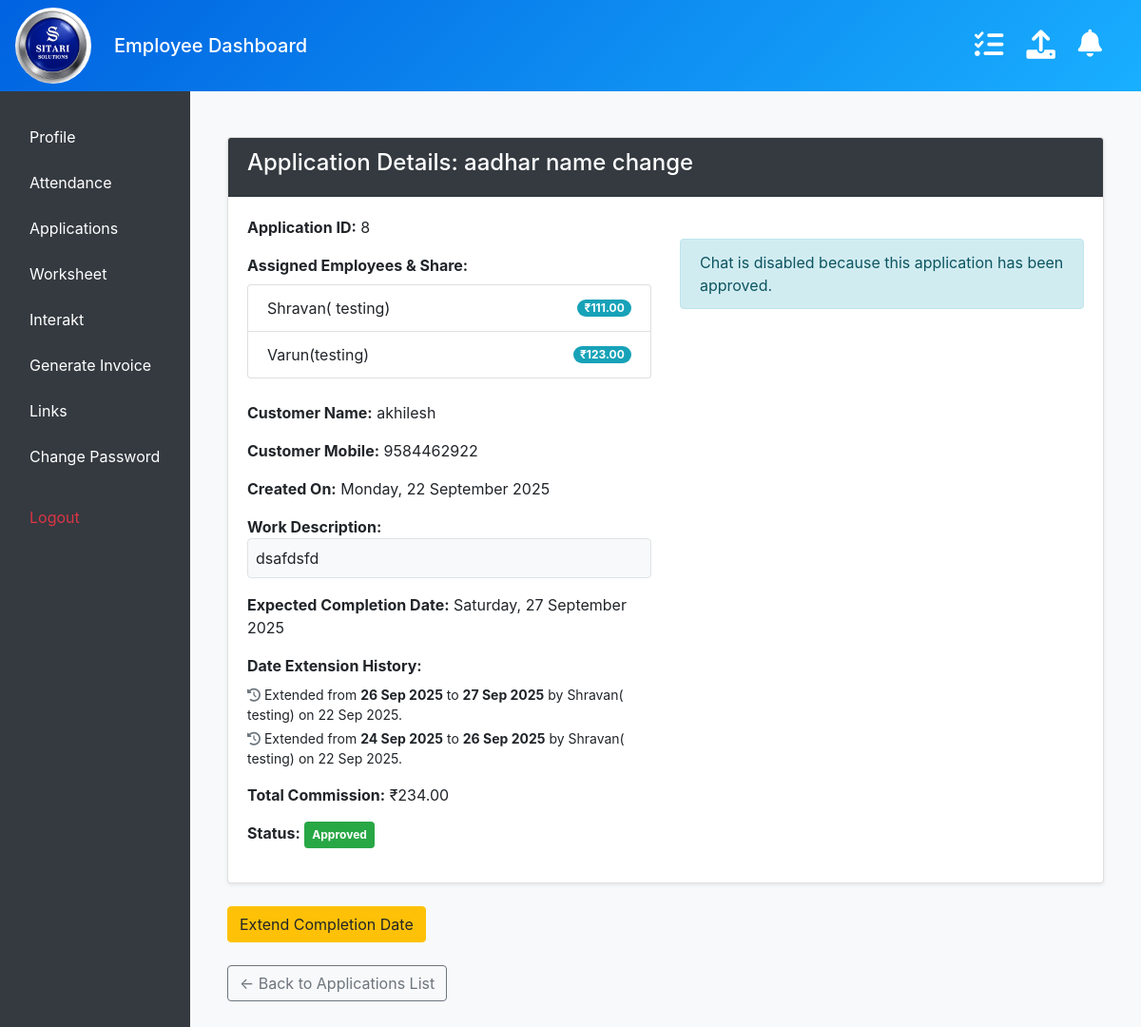
/applications/8/ (signed in), run on an earlier commit of the app's database.
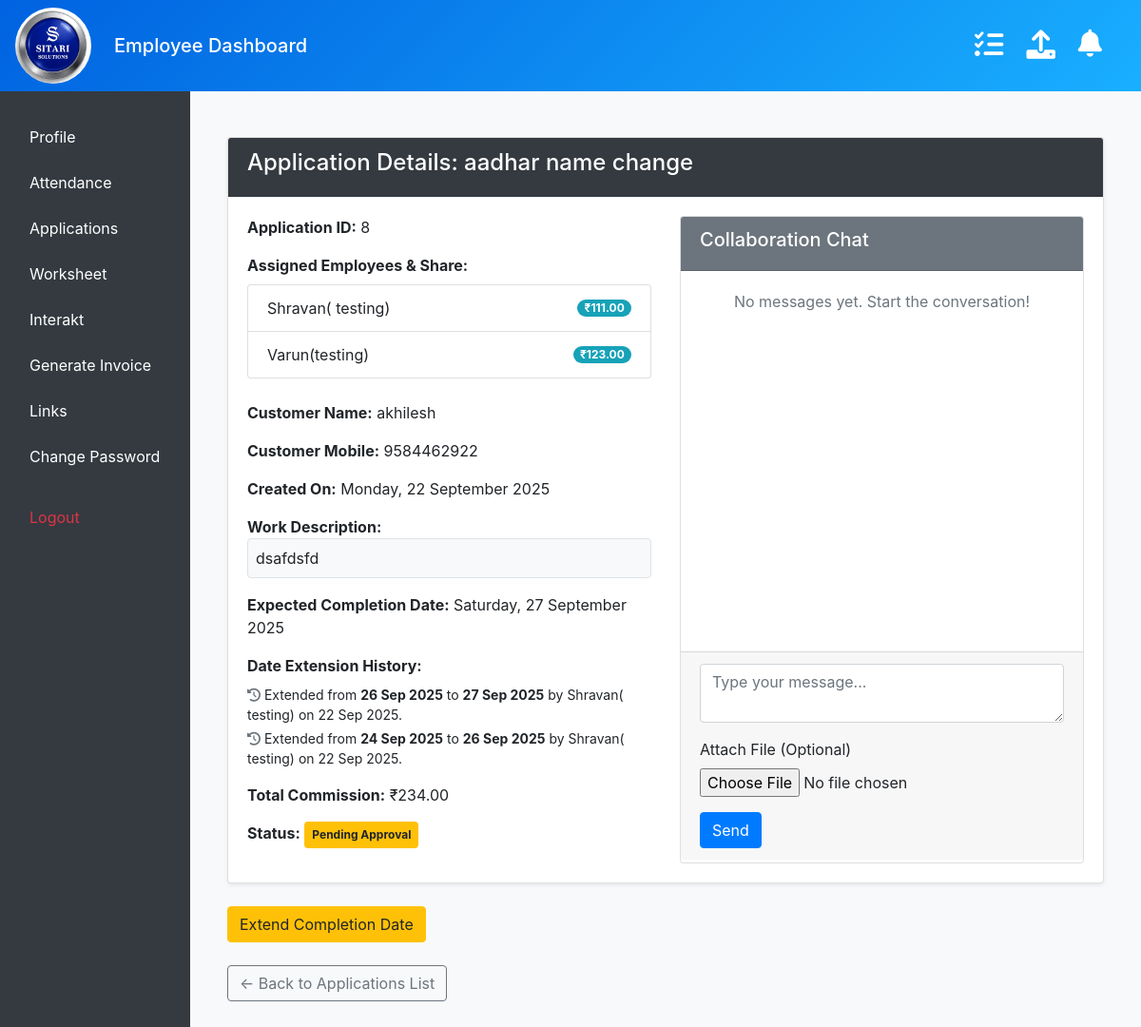
And on a later commit of the database.
### management/models.py (models this page shows, shortened)
class Application(models.Model):
    id = models.AutoField(primary_key=True)
    date_created = models.DateTimeField(auto_now_add=True)
    application_name = models.CharField(max_length=255)
    customer_name = models.CharField(max_length=150)
    customer_mobile_number = models.CharField(max_length=15)
    description = models.TextField()
    expected_date_of_completion = models.DateField(
        null=True, blank=True, help_text="Expected date to complete the work"
    )
    total_commission = models.DecimalField(max_digits=10, decimal_places=2)
    approved = models.BooleanField(default=False)
    assigned_employees = models.ManyToManyField(Employee, through='ApplicationAssignment', related_name='applications')

class ApplicationAssignment(models.Model):
    application = models.ForeignKey(Application, on_delete=models.CASCADE)
    employee = models.ForeignKey(Employee, on_delete=models.CASCADE)
    commission_amount = models.DecimalField(
        max_digits=10, decimal_places=2, default=0, help_text="The exact commission amount for this employee"
    )
    class Meta:
        unique_together = ('application', 'employee')

class Employee(models.Model):
    employee_id = models.AutoField(primary_key=True)
    name = models.CharField(max_length=150)
    mobile_number = models.CharField(max_length=15, unique=True)
    salary = models.DecimalField(max_digits=10, decimal_places=2)
    pf = models.DecimalField("Provident Fund (PF)", max_digits=10, decimal_places=2, null=True, blank=True)
    esi = models.DecimalField("Employee State Insurance (ESI)", max_digits=10, decimal_places=2, null=True, blank=True)
    joining_date = models.DateField()
    department = models.ForeignKey('Department', null=True, blank=True, on_delete=models.SET_NULL, related_name='employees')
    working_start_time = models.TimeField(null=True, blank=True)
    working_end_time = models.TimeField(null=True, blank=True)
    password = models.CharField(max_length=128, default="123")
    assigned_links = models.ManyToManyField(
        ManagedLink,
        blank=True,
        related_name="assigned_employees"
    )
    advances = models.DecimalField(
        "Current Advance",
        max_digits=10,
        decimal_places=2,
        default=0,
        help_text="Total outstanding advance amount taken by the employee."
    )

class ApplicationDateExtension(models.Model):
    application = models.ForeignKey(Application, on_delete=models.CASCADE, related_name='date_extensions')
    previous_date = models.DateField(null=True, blank=True)
    new_date = models.DateField()
    extended_by = models.ForeignKey(Employee, on_delete=models.SET_NULL, null=True)
    timestamp = models.DateTimeField(auto_now_add=True)
    class Meta:
        ordering = ['-timestamp']

### management/views.py (the view)
    def wrapped_view(request, *args, **kwargs):
        employee = get_logged_in_employee(request)
        if not employee:
            messages.error(request, "You must be logged in to view this page.")
            return redirect('login') # Make sure you have a 'login' URL name
        return view_func(request, employee, *args, **kwargs)

### management/context_processors.py (called while the page is built)
def notifications_context(request):
    if request.session.get('employee_id'):
        employee_id = request.session.get('employee_id')
        count = UserNotificationStatus.objects.filter(employee_id=employee_id, is_read=False).count()
        return {'unread_notification_count': count}
    return {'unread_notification_count': 0}

### management/ip_restriction.py (called while the page is built)
def get_client_ip(request):
    x_forwarded_for = request.META.get('HTTP_X_FORWARDED_FOR')
    if x_forwarded_for:
        ip = x_forwarded_for.split(',')[0].strip()
    else:
        ip = request.META.get('REMOTE_ADDR')
    return ip

    def __call__(self, request):
        ip = get_client_ip(request)
        if not self.is_ip_allowed(ip):
            logger.warning(f"Access denied for IP: {ip}")
            return HttpResponseForbidden("Access denied.")
        response = self.get_response(request)
        return response

### management/models.py (called while the page is built)
    def __str__(self):
        return self.name

### management/templatetags/upload_tags.py (called while the page is built)
@register.simple_tag
def get_upload_form():
    return EmployeeUploadForm()

### management/views.py (called while the page is built)
def get_logged_in_employee(request):
    employee_id = request.session.get('employee_id')
    if not employee_id:
        return None
    try:
        return Employee.objects.get(employee_id=employee_id)
    except Employee.DoesNotExist:
        return None

def require_employee(view_func):
    def wrapped_view(request, *args, **kwargs):
        employee = get_logged_in_employee(request)
        if not employee:
            messages.error(request, "You must be logged in to view this page.")
            return redirect('login') # Make sure you have a 'login' URL name
        return view_func(request, employee, *args, **kwargs)
    return wrapped_view

### management/templates/application_detail.html (shortened to what this page needs)
{% extends "masteremployee.html" %}
{% block content %}
<div class="container my-4">
    <div class="card shadow-sm">
        <div class="card-header bg-dark text-white">
            <h4>Application Details: {{ application.application_name }}</h4>
        </div>
        <div class="card-body">
            <div class="row">
                <div class="col-md-6">
                    <p><strong>Application ID:</strong> {{ application.id }}</p>
                    <div><strong>Assigned Employees & Share:</strong>
                        <ul class="list-group mt-2">
                            {% for assignment in assignments %}
                            <li class="list-group-item d-flex justify-content-between align-items-center">
                                {{ assignment.employee.name }}
                                <span class="badge badge-info badge-pill">₹{{ assignment.commission_amount|floatformat:2 }}</span>
                            </li>
                            {% endfor %}
                        </ul>
                    </div><br>
                    <p><strong>Customer Name:</strong> {{ application.customer_name }}</p>
                    <p><strong>Customer Mobile:</strong> {{ application.customer_mobile_number }}</p>
                    <p><strong>Created On:</strong> {{ application.date_created|date:"l, d F Y" }}</p>
                    <strong>Work Description:</strong>
                    <p class="border p-2 bg-light rounded">{{ application.description|linebreaksbr }}</p>
                    <p><strong>Expected Completion Date:</strong>
    {% if application.expected_date_of_completion %}
        {{ application.expected_date_of_completion|date:"l, d F Y" }}
    {% else %}
        Not set
    {% endif %}
</p>
{% if extension_history %}
    <div class="mt-3">
        <strong>Date Extension History:</strong>
        <ul class="list-unstyled mt-2 small">
            {% for extension in extension_history %}
                <li class="mb-1">
                    <i class="fas fa-history text-muted"></i>
                    Extended from <strong>{{ extension.previous_date|date:"d M Y"|default:"(Original)" }}</strong> to <strong>{{ extension.new_date|date:"d M Y" }}</strong> by {{ extension.extended_by.name }} on {{ extension.timestamp|date:"d M Y" }}.
                </li>
            {% endfor %}
        </ul>
    </div>
{% endif %}
                    <p><strong>Total Commission:</strong> ₹{{ application.total_commission|floatformat:2 }}</p>
                    <p><strong>Status:</strong>
                        <span class="badge {% if application.approved %}badge-success{% else %}badge-warning{% endif %} p-2">
                            {{ application.approved|yesno:"Approved,Pending Approval" }}
                        </span>
                    </p>
                </div>
                <div class="col-md-6">
                    {% if is_chat_active %}
                    <div class="card h-100">
                        <div class="card-header bg-secondary text-white">
                            <h5>Collaboration Chat</h5>
                        </div>
                        <div class="card-body" style="max-height: 400px; overflow-y: auto;" id="chat-box">
                            {% if chat_messages %}
                                {% for msg in chat_messages %}
                                    <div class="mb-3 p-2 rounded {% if msg.employee.employee_id == request.session.employee_id %}bg-light text-right{% else %}border{% endif %}">
                                        <strong>{{ msg.employee.name }}</strong>
                                        <small class="text-muted">({{ msg.timestamp|date:"d M, H:i" }})</small>
                                        {% if msg.message %}
                                            <p class="mb-1 mt-1">{{ msg.message|linebreaksbr }}</p>
                                        {% endif %}
                                        {% if msg.file %}
                                            <a href="{{ msg.file.url }}" target="_blank" class="btn btn-sm btn-outline-primary mt-1">
                                                Download: {{ msg.file.name|cut:"chat_files/" }}
                                            </a>
                                        {% endif %}
                                    </div>
                                {% endfor %}
                            {% else %}
                                <p class="text-center text-muted">No messages yet. Start the conversation!</p>
                            {% endif %}
                        </div>
                        <div class="card-footer">
                            <form method="post" enctype="multipart/form-data">
                                <div class="form-group">
                                    <textarea name="message" class="form-control" rows="2" placeholder="Type your message..."></textarea>
                                </div>
                                <div class="form-group">
                                    <label for="fileUpload">Attach File (Optional)</label>
                                    <input type="file" name="file" class="form-control-file" id="fileUpload">
                                </div>
                                <button type="submit" class="btn btn-primary">Send</button>
                            </form>
                        </div>
                    </div>
                    {% else %}
                        {% if application.assigned_employees.count > 1 %}
                        <div class="alert alert-info mt-4">Chat is disabled because this application has been approved.</div>
                        {% endif %}
                    {% endif %}
                </div>
            </div>
        </div>
    </div>
<br>
<button type="button" class="btn btn-warning" data-toggle="modal" data-target="#extendDateModal">
    Extend Completion Date
</button>
    <div class="mt-4">
        <a href="{% url 'applications' %}" class="btn btn-outline-secondary">&larr; Back to Applications List</a>
    </div>
</div>
{% endblock %}

### management/templates/masteremployee.html (shortened to what this page needs)
{% load static %}
{% load upload_tags %}
<!DOCTYPE html>
<html lang="en">
<head>
<link href="https://cdn.jsdelivr.net/npm/bootstrap@4.6.2/dist/css/bootstrap.min.css" rel="stylesheet">
<link rel="stylesheet" href="https://cdn.jsdelivr.net/npm/bootstrap-icons@1.11.3/font/bootstrap-icons.min.css">
<link rel="stylesheet" href="https://cdnjs.cloudflare.com/ajax/libs/font-awesome/6.0.0-beta3/css/all.min.css">
</head>
<body>
<nav class="navbar navbar-dark bg-primary d-flex align-items-center justify-content-between">
    <div class="d-flex align-items-center">
        <img src="{% static '/management/img/logo.jpg' %}" alt="Logo" class="navbar-logo rounded-circle mr-4">
        <span class="navbar-brand mb-0 h1">Employee Dashboard</span>
    </div>
<div class="d-flex align-items-center">
    <a href="{% url 'todo_page' %}" class="mr-4" title="Task Reminder">
    <i class="fas fa-list-check navbar-upload-icon"></i>
</a>
    <a href="#" class="mr-4" data-toggle="modal" data-target="#uploadFileModal" title="Upload Files">
        <i class="fas fa-upload navbar-upload-icon"></i>
    </a>
    <div class="navbar-bell">
        <a href="{% url 'notification_list' %}" class="text-white" title="View Notifications">
            <i class="fas fa-bell fa-lg"></i>
        </a>
    </div>
</div>
</nav>
<div class="container-fluid">
    <div class="row">
<nav class="col-md-2 bg-dark sidebar py-4 collapse d-md-block" id="sidebarCollapse">
    <div class="nav flex-column">
        <br>
        {% url 'employee_dashboard' as profile_url %}
        <a class="nav-link mb-2 {% if request.path == profile_url %}active{% endif %}" href="{{ profile_url }}">Profile</a>
        {% url 'attendance' as attendance_url %}
        <a class="nav-link mb-2 {% if request.path == attendance_url %}active{% endif %}" href="{{ attendance_url }}">Attendance</a>
        {% url 'applications' as applications_url %}
        <a class="nav-link mb-2 {% if request.path == applications_url %}active{% endif %}" href="{{ applications_url }}">Applications</a>
        {% url 'worksheet' as worksheet_url %}
        <a class="nav-link mb-2 {% if request.path == worksheet_url %}active{% endif %}" href="{{ worksheet_url }}">Worksheet</a>
        <a class="nav-link mb-2" href="https://app.interakt.ai/login" target="_blank" rel="noopener">Interakt</a>
        {% url 'create_invoice' as invoice_url %}
        <a class="nav-link mb-2 {% if request.path == invoice_url %}active{% endif %}" href="{{ invoice_url }}">Generate Invoice</a>
        {% url 'assigned_links' as links_url %}
        <a class="nav-link mb-2 {% if request.path == links_url %}active{% endif %}" href="{{ links_url }}">Links</a>
        {% url 'change_password_request' as change_pass_url %}
        <a class="nav-link mb-2 {% if request.path == change_pass_url %}active{% endif %}" href="{{ change_pass_url }}">Change Password</a>
        <a href="#" class="nav-link text-danger mt-3" data-toggle="modal" data-target="#logoutModal">Logout</a>
    </div>
</nav>
        <main class="col-md-10 ml-sm-auto col-lg-10 px-4 py-4">
            {% block content %}
            {% endblock %}
        </main>
    </div>
</div>
          {% get_upload_form as upload_form %}
<link rel="stylesheet" href="https://cdnjs.cloudflare.com/ajax/libs/toastr.js/latest/toastr.min.css">
</body>
</html>

### management/templates/masteremployee.html (style rules this page uses)
body { background-color: #f8f9fa; overflow: hidden; }
.navbar { background: linear-gradient(135deg, #0062E0 0%, #19AFFF 100%) !important; position: sticky; top: 0; z-index: 1030; }
.sidebar { position: fixed; top: 76px; bottom: 0; left: 0; z-index: 1020; color: #fff; overflow-y: auto; background-color: #2c3e50; }
.sidebar .nav-link { color: #fff; transition: background-color 0.2s ease-in-out; }
main.col-md-10 { height: calc(100vh - 76px); overflow-y: auto; padding-top: 1.5rem; }
.navbar-bell { position: relative; margin-right: 25px; cursor: pointer; }
.navbar-bell a { color: white; transition: color 0.3s ease; }
.navbar-bell .fa-bell { font-size: 1.8rem; transition: transform 0.2s ease-in-out; }
.navbar-upload-icon { font-size: 1.9rem; color: white; transition: color 0.3s ease; }
.navbar-logo { width: 80px; height: 80px; object-fit: cover; }

What changed in the data, as far as the page shows it:
changed Application "aadhar name change": approved "Approved" → "Pending Approval"
Also different on the page:
text no longer shown: "Chat is disabled because this application has been approved."
text now shown: "Collaboration Chat No messages yet. Start the conversation! Attach File (Optional) Send"
